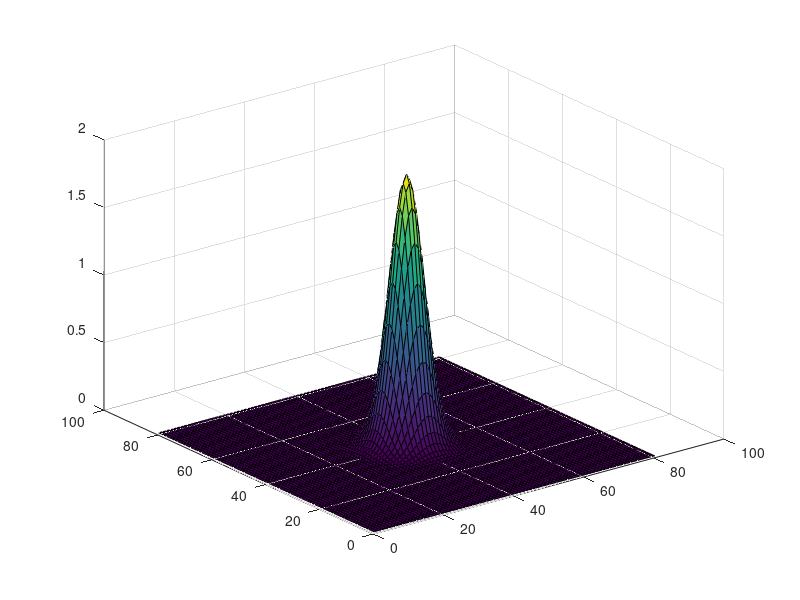

Write the MATLAB code that produced this figure. (Note: this script raises an error after producing the figure.)
clear all
close all

load matrix.txt


figure(1);
surf(matrix)



load matrix2.txt

[rows,cols]=size(matrix2)

 dx=0.025
    dy=dx
    num=2/dx+1

  Nt=floor(rows/num)


for ii=1:1:Nt

  pts=[1:num]+(ii-1)*num;

  figure(111);
  surf(matrix2(pts,1:num))
  axis([1,num,1,num,-1,1.5])
  title(['time=',num2str(ii)])
  pause(0.001)

  end
